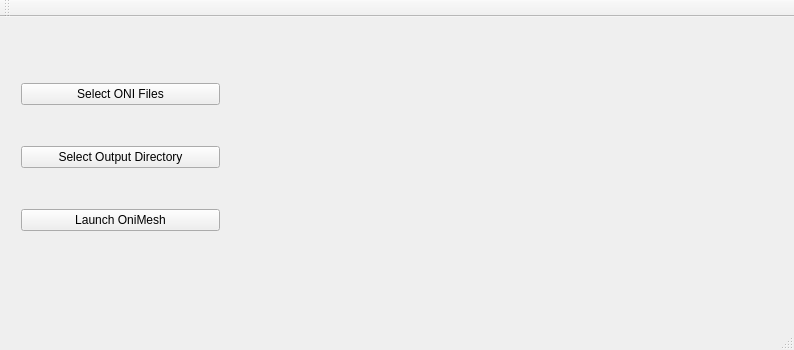
<?xml version="1.0" encoding="UTF-8"?>
<ui version="4.0">
 <class>OMGUI</class>
 <widget class="QMainWindow" name="OMGUI">
  <property name="geometry">
   <rect>
    <x>0</x>
    <y>0</y>
    <width>794</width>
    <height>350</height>
   </rect>
  </property>
  <property name="windowTitle">
   <string>OniMesh Launcher</string>
  </property>
  <widget class="QWidget" name="centralWidget">
   <widget class="QWidget" name="verticalLayoutWidget">
    <property name="geometry">
     <rect>
      <x>10</x>
      <y>20</y>
      <width>221</width>
      <height>241</height>
     </rect>
    </property>
    <layout class="QVBoxLayout" name="verticalLayout">
     <item>
      <widget class="QPushButton" name="btnSelectFiles">
       <property name="text">
        <string>Select ONI Files</string>
       </property>
      </widget>
     </item>
     <item>
      <widget class="QPushButton" name="btnSelectDir">
       <property name="text">
        <string>Select Output Directory</string>
       </property>
      </widget>
     </item>
     <item>
      <widget class="QPushButton" name="btnLaunch">
       <property name="text">
        <string>Launch OniMesh</string>
       </property>
      </widget>
     </item>
    </layout>
   </widget>
   <widget class="QLabel" name="labelPrompt">
    <property name="geometry">
     <rect>
      <x>250</x>
      <y>30</y>
      <width>521</width>
      <height>231</height>
     </rect>
    </property>
    <property name="text">
     <string/>
    </property>
    <property name="alignment">
     <set>Qt::AlignLeading|Qt::AlignLeft|Qt::AlignTop</set>
    </property>
    <property name="margin">
     <number>10</number>
    </property>
   </widget>
  </widget>
  <widget class="QMenuBar" name="menuBar">
   <property name="geometry">
    <rect>
     <x>0</x>
     <y>0</y>
     <width>794</width>
     <height>31</height>
    </rect>
   </property>
  </widget>
  <widget class="QToolBar" name="mainToolBar">
   <attribute name="toolBarArea">
    <enum>TopToolBarArea</enum>
   </attribute>
   <attribute name="toolBarBreak">
    <bool>false</bool>
   </attribute>
  </widget>
  <widget class="QStatusBar" name="statusBar"/>
 </widget>
 <layoutdefault spacing="6" margin="11"/>
 <resources/>
 <connections/>
</ui>
